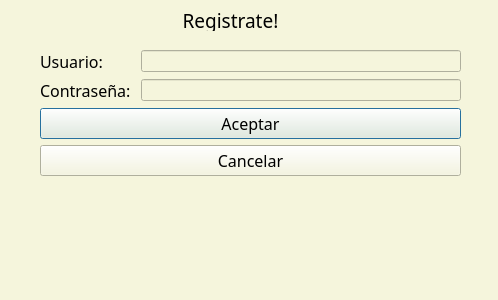
<?xml version="1.0" encoding="UTF-8"?>
<ui version="4.0">
 <class>Dialog</class>
 <widget class="QDialog" name="Dialog">
  <property name="geometry">
   <rect>
    <x>0</x>
    <y>0</y>
    <width>498</width>
    <height>300</height>
   </rect>
  </property>
  <property name="windowTitle">
   <string>Dialog</string>
  </property>
  <property name="styleSheet">
   <string notr="true">background-color: #f5f5dc;
</string>
  </property>
  <widget class="QLabel" name="label">
   <property name="geometry">
    <rect>
     <x>180</x>
     <y>10</y>
     <width>101</width>
     <height>21</height>
    </rect>
   </property>
   <property name="font">
    <font>
     <family>Dubai</family>
     <pointsize>14</pointsize>
    </font>
   </property>
   <property name="styleSheet">
    <string notr="true">color: black
</string>
   </property>
   <property name="text">
    <string>Registrate!</string>
   </property>
   <property name="alignment">
    <set>Qt::AlignmentFlag::AlignCenter</set>
   </property>
  </widget>
  <widget class="QWidget" name="formLayoutWidget">
   <property name="geometry">
    <rect>
     <x>40</x>
     <y>50</y>
     <width>421</width>
     <height>211</height>
    </rect>
   </property>
   <layout class="QFormLayout" name="formLayout">
    <item row="0" column="0">
     <widget class="QLabel" name="lblUser">
      <property name="font">
       <font>
        <family>Dubai</family>
        <pointsize>12</pointsize>
       </font>
      </property>
      <property name="styleSheet">
       <string notr="true">color:clack</string>
      </property>
      <property name="text">
       <string>Usuario: </string>
      </property>
     </widget>
    </item>
    <item row="0" column="1">
     <widget class="QLineEdit" name="leUs">
      <property name="styleSheet">
       <string notr="true">color: black</string>
      </property>
     </widget>
    </item>
    <item row="1" column="0">
     <widget class="QLabel" name="lblPwd">
      <property name="font">
       <font>
        <family>Dubai</family>
        <pointsize>12</pointsize>
       </font>
      </property>
      <property name="styleSheet">
       <string notr="true">color:black</string>
      </property>
      <property name="text">
       <string>Contraseña: </string>
      </property>
     </widget>
    </item>
    <item row="1" column="1">
     <widget class="QLineEdit" name="lePwd">
      <property name="styleSheet">
       <string notr="true">color: black</string>
      </property>
     </widget>
    </item>
    <item row="2" column="0" colspan="2">
     <widget class="QPushButton" name="btnAcep">
      <property name="font">
       <font>
        <family>Dubai</family>
        <pointsize>12</pointsize>
       </font>
      </property>
      <property name="styleSheet">
       <string notr="true">color:black;</string>
      </property>
      <property name="text">
       <string>Aceptar</string>
      </property>
     </widget>
    </item>
    <item row="3" column="0" colspan="2">
     <widget class="QPushButton" name="pushButton_2">
      <property name="font">
       <font>
        <family>Dubai</family>
        <pointsize>12</pointsize>
       </font>
      </property>
      <property name="styleSheet">
       <string notr="true">color: black</string>
      </property>
      <property name="text">
       <string>Cancelar</string>
      </property>
     </widget>
    </item>
    <item row="4" column="0" colspan="2">
     <widget class="QLabel" name="lblMsg">
      <property name="text">
       <string/>
      </property>
     </widget>
    </item>
   </layout>
  </widget>
 </widget>
 <resources/>
 <connections/>
</ui>
